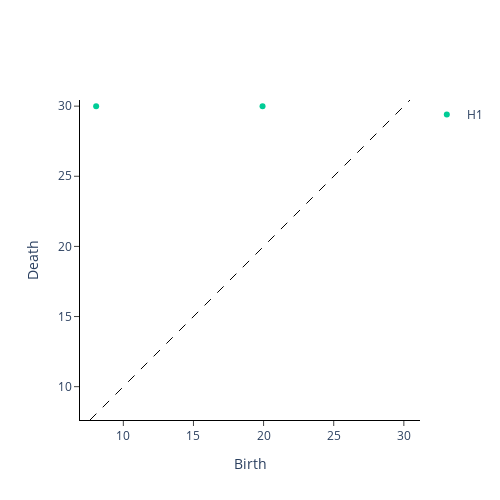

The cell this chart's notebook holds for it:
### Code cell
from gtda.homology import CubicalPersistence 
cubical_persistence = CubicalPersistence(n_jobs=-1) 
im8_cubical = cubical_persistence.fit_transform(im8_filtration) 
cubical_persistence.plot(im8_cubical)

### Figure 1 — Plotly figure (JSON) as saved in the notebook; plotly's stock layout.template omitted (floating-point values rounded to 4 significant figures)
{"data": [{"hoverinfo": "none", "line": {"color": "black", "dash": "dash", "width": 1}, "mode": "lines", "showlegend": false, "type": "scatter", "x": [7.624, 30.44], "y": [7.624, 30.44]}, {"hoverinfo": "text", "hovertext": [], "mode": "markers", "name": "H0", "type": "scatter", "x": [], "y": []}, {"hoverinfo": "text", "hovertext": ["(8.06225774829855, 30.0)", "(19.924858845171276, 30.0)"], "mode": "markers", "name": "H1", "type": "scatter", "x": [8.062, 19.92], "y": [30, 30]}], "layout": {"height": 500, "plot_bgcolor": "white", "width": 500, "xaxis": {"autorange": false, "exponentformat": "e", "linecolor": "black", "linewidth": 1, "mirror": false, "range": [7.624, 30.44], "showexponent": "all", "showline": true, "side": "bottom", "ticks": "outside", "title": {"text": "Birth"}, "type": "linear", "zeroline": true}, "yaxis": {"autorange": false, "exponentformat": "e", "linecolor": "black", "linewidth": 1, "mirror": false, "range": [7.624, 30.44], "scaleanchor": "x", "scaleratio": 1, "showexponent": "all", "showline": true, "side": "left", "ticks": "outside", "title": {"text": "Death"}, "type": "linear", "zeroline": true}}}
